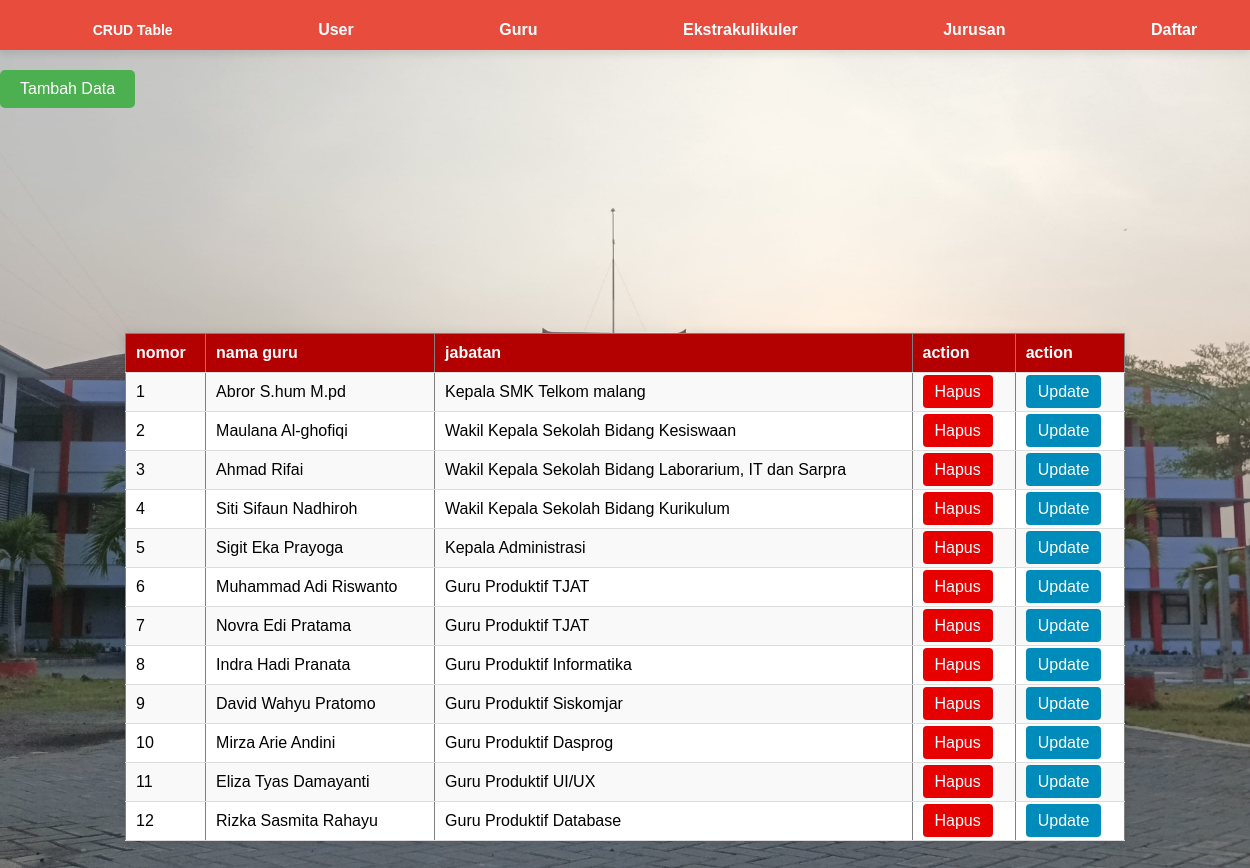
Screenshot of /admin/guru.php with the database file from the repository.
### tables this page shows
CREATE TABLE `loopguru` (
  `id` int(11) NOT NULL,
  `nama` varchar(100) NOT NULL,
  `jabatan` varchar(100) NOT NULL,
  `img` varchar(255) NOT NULL
);

### admin/guru.php (the view, shortened to what this page needs)
<!DOCTYPE html>
<html lang="en">
<head>
    <link rel="stylesheet" href="index.css">
    <link rel="stylesheet" href="buat tombol.css">
</head>
<body>
    <nav>
        <div class="navbar">
            <ul>
                <li><h2>CRUD Table</h2></li>
                <li><a href="index.php">User</a></li>
                <li><a href="guru.php">Guru</a></li>
                <li><a href="ekstrakulikuler.php">Ekstrakulikuler</a></li>
                <li><a href="jurusan.php">Jurusan</a></li>
                <li><a href="siswa.php">Daftar</a></li>
            </ul>
        </div>
    </nav>
    <div class="container">
        <div class="table-wrapper">
            <a href="tambahguru.php" class="btn-tambah">Tambah Data</a> <table border="1" class="table">
                <tr>
                    <th>nomor</th>
                    <th>nama guru</th>
                    <th>jabatan</th>
                    <th>action</th>
                    <th>action</th>
                </tr>
                <?php
                include '../koneksi.php';
                $query_mysql = mysqli_query($mysqli, "SELECT * FROM loopguru") or die(mysqli_error());
                $nomor = 1;
                while ($data = mysqli_fetch_array($query_mysql)) {
                ?>
                    <tr>
                        <td><?php echo $nomor++; ?></td>
                        <td><?php echo $data['nama']; ?></td>
                        <td><?php echo $data['jabatan']; ?></td>
                        <td><a href="deleteguru.php?id=<?php echo $data['id']; ?>" class="btn-hapus">Hapus</a></td>
                        <td><a href="editguru.php?id=<?php echo $data['id']; ?>" class="btn-update">Update</a></td>
                    </tr>
                <?php } ?>
            </table>
        </div>
    </div>
</body>
</html>

### admin/index.css (style rules this page uses)
body { font-family: Arial, sans-serif; background-image: url(background\ telkom.jpg); padding: 0 0 80px 0; background-size: cover; background-position: center; background-repeat: no-repeat; margin: 0; padding: 0; }
nav { background-color: #e74c3c; box-shadow: 0 4px 8px rgba(0, 0, 0, 0.1); height: 50px; }
.navbar { width: 100%; margin: 0 auto; padding: 0 20px; }
.navbar ul li h2 { color: #fff; font-family: Arial, Helvetica, sans-serif; font-size: 14px; padding: 10px 20px; }
nav ul { list-style: none; padding: 0; margin: 0; display: flex; justify-content: space-around; align-items: center; }
nav ul li { display: inline; }
nav ul li a { padding: 10px 20px 10px 20px; text-decoration: none; color: white; font-weight: bold; transition: background-color 0.3s ease; }
table { width: 80%; border-collapse: collapse; margin: 225px auto; background-color: white; box-shadow: 0 0 10px rgba(0, 0, 0, 0.1); justify-items: center; }
th, td { padding: 10px; text-align: left; border-bottom: 1px solid #ddd; }
th { background-color: #b30000; color: white; }
tr:nth-child(even) { background-color: #f9f9f9; }
a { text-decoration: none; padding: 8px 12px; border-radius: 4px; color: white; }
.btn-hapus { background-color: #e60000; }
.btn-update { background-color: #008CBA; }

### admin/buat tombol.css (style rules this page uses)
.btn-tambah { display: inline-block; padding: 10px 20px; background-color: #4CAF50; color: white; text-decoration: none; border: none; border-radius: 5px; cursor: pointer; }

### rows the page displays
loopguru: nama "Abror S.hum M.pd", jabatan "Kepala SMK Telkom malang"
loopguru: nama "Maulana Al-ghofiqi", jabatan "Wakil Kepala Sekolah Bidang Kesiswaan"
loopguru: nama "Ahmad Rifai", jabatan "Wakil Kepala Sekolah Bidang Laborarium, IT dan Sarpra"
loopguru: nama "Siti Sifaun Nadhiroh", jabatan "Wakil Kepala Sekolah Bidang Kurikulum"
loopguru: nama "Sigit Eka Prayoga", jabatan "Kepala Administrasi"
loopguru: nama "Muhammad Adi Riswanto", jabatan "Guru Produktif TJAT"
loopguru: nama "Novra Edi Pratama", jabatan "Guru Produktif TJAT"
loopguru: nama "Indra Hadi Pranata", jabatan "Guru Produktif Informatika"
loopguru: nama "David Wahyu Pratomo", jabatan "Guru Produktif Siskomjar"
loopguru: nama "Mirza Arie Andini", jabatan "Guru Produktif Dasprog"
loopguru: nama "Eliza Tyas Damayanti", jabatan "Guru Produktif UI/UX"
loopguru: nama "Rizka Sasmita Rahayu", jabatan "Guru Produktif Database"
